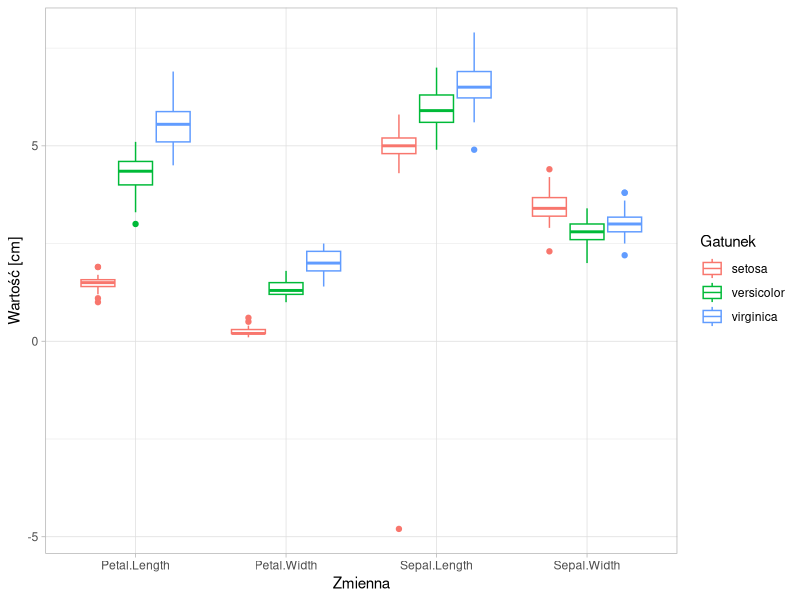
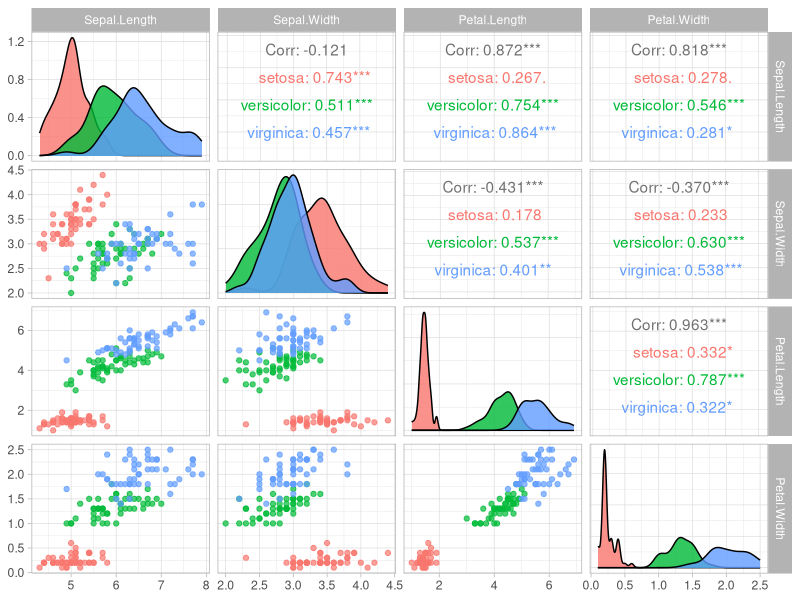
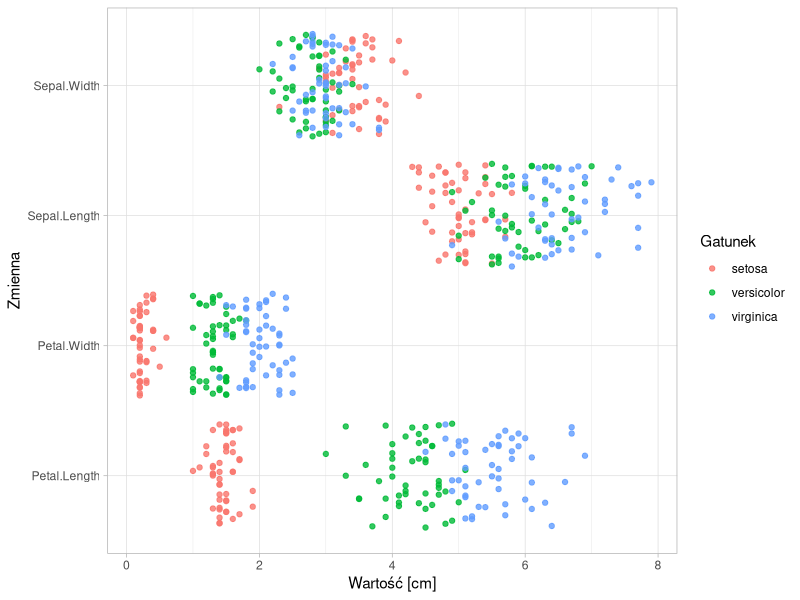

Reproduce these figures in R, in order. (Note: this script raises an error after producing the figures.)
## ---- chunk 1
startTime = Sys.time()
## ---- chunk 2
library("MASS")
library("e1071")
library("tidyr")
library("caret")
library("GGally")
library("ggplot2")
library("doParallel")
## ---- chunk 3
dane = read.csv("data/C4L_Academy-Data_Science_Graduate-IRISES_dataset_(2019-06).csv", sep = "|")
dane$Petal.Width[133] = "2.2"
dane$Petal.Width = as.numeric(as.character(dane$Petal.Width))
## ---- chunk 4
str(dane)
## ---- chunk 5
levels(dane$Species)
table(dane$Species)
## ---- chunk 6
apply(dane[1:4], 2, function(x) any(is.na(x)))
sum(is.na(dane$Sepal.Width))
which(is.na(dane$Sepal.Width))
dane$Sepal.Width[82] = round(mean(dane$Sepal.Width[dane$Species == "versicolor"], na.rm = TRUE), 1)
## ---- chunk 7
dane_long = gather(dane, "zmienna", "wartosc", 1:4)
ggplot(dane_long, aes(x = zmienna, y = wartosc)) + 
  geom_boxplot(aes(colour = Species)) +
  xlab("Zmienna") +
  ylab("Wartość [cm]") +
  labs(colour = "Gatunek") +
  theme_light()
## ---- chunk 8
dane$Sepal.Length[dane$Sepal.Length == -4.8] = abs(-4.8)
dane_long$wartosc[dane_long$wartosc == -4.8] = abs(-4.8)
## ---- chunk 9
sum(duplicated(dane[1:4]))
## ---- chunk 10
ggpairs(dane, mapping = aes(color = Species),
        diag = list(continuous = wrap("densityDiag", alpha = 0.8)),
        lower = list(continuous = wrap("points", alpha = 0.7)),
        columns = c("Sepal.Length", "Sepal.Width", "Petal.Length", "Petal.Width")) +
  theme_light()
## ---- chunk 11
aggregate(. ~ Species, data = dane, mean)
## ---- chunk 12
ggplot(dane_long, aes(wartosc, zmienna)) +
  geom_jitter(aes(colour = Species), width = 0, alpha = 0.8) +
  xlab("Wartość [cm]") +
  ylab("Zmienna") +
  labs(colour = "Gatunek") +
  theme_light()
## ---- chunk 13
# ustawienie ziarna losowości (powtarzalność wyników)
set.seed(1)

trainIndex = createDataPartition(dane$Species, p = 0.8, list = FALSE)
train = dane[trainIndex, ]
test = dane[-trainIndex, ]
## ---- chunk 14
set.seed(1)
seeds = vector(mode = "list", length = 101) # length = number * repeats + 1
for(i in 1:101) seeds[[i]] = sample.int(n = 1000, 6)

# kroswalidacja 10-fold
fitControl = trainControl(method = "repeatedcv", 
                          number = 10, 
                          repeats = 10, 
                          seeds = seeds)

# równoległe tworzenie modeli
n_cores = detectCores() - 1
cl = makePSOCKcluster(n_cores)
registerDoParallel(cl)

# trenowanie modeli
SVM_mdl = train(Species ~ ., data = train, 
                method = "svmLinear2", 
                trControl = fitControl,
                metric = "Accuracy")

RF_mdl = train(Species ~ ., data = train,
               method = "ranger",
               trControl = fitControl,
               metric = "Accuracy")

LDA_mdl = train(Species ~ ., data = train,
                method = "lda2",
                trControl = fitControl,
                metric = "Accuracy")

stopCluster(cl)
## ---- chunk 15
resamps = resamples(list(SVM = SVM_mdl, RF = RF_mdl, LDA = LDA_mdl))
ggplot(resamps, metric = "Accuracy", conf.level = 0.99) +
  xlab("Model") +
  ylab("Dokładność") +
  labs(title = "Skuteczność klasyfikacji", subtitle = "Przedział ufności: 0,99") +
  theme_light()
## ---- chunk 16
# zapisz najlepszy model
saveRDS(LDA_mdl, "model_LDA.rds")
## ---- chunk 17
pred = predict(LDA_mdl, test)
confusionMatrix(pred, test$Species)
## ---- chunk 18
imps = data.frame(varImp(LDA_mdl)$importance)
imps$zmienna = rownames(imps)
imps = gather(imps, "gatunek", "istotnosc", 1:3)

ggplot(imps, aes(x = reorder(zmienna, istotnosc), y = istotnosc)) +
  geom_col(width = 0.01, fill = "black") +
  geom_point() +
  coord_flip() +
  facet_wrap(. ~ gatunek) +
  xlab("Zmienna") +
  ylab("Istotność") +
  labs(subtitle = "Liniowa analiza dyskryminacyjna") +
  theme_light()
